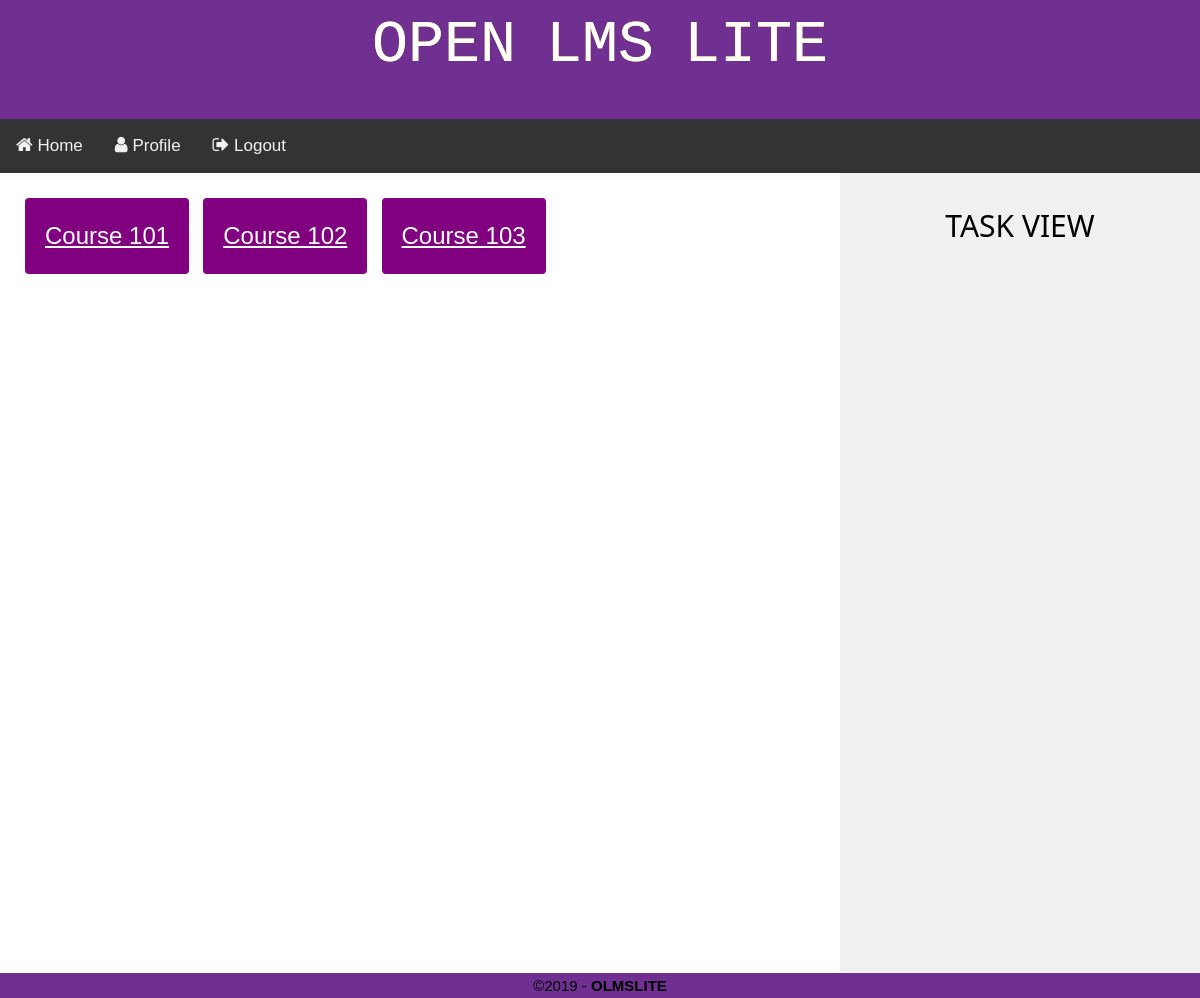
Screenshot of / (signed in) with the database file from the repository.
### courses/models.py (models this page shows, shortened)
class Course(models.Model):
	course_name 	= models.CharField(max_length=255, unique=True)
	description		= models.TextField(blank=True)
	quizes			= models.ManyToManyField(Quiz)
	surveys 		= models.ManyToManyField(Survey)
	homeworks		= models.ManyToManyField(Homework)

### LMSLite/views.py (the view)
# urls.py: url(r'^$', views.index, name='index'),
def index(request):
    return render(request, 'index.html')

### accounts/models.py (called while the page is built)
    @property
    def is_active(self):
        return self.active

### templates/index.html (shortened to what this page needs)
{% extends 'base.html' %}
{% load static %}
{% block content %}
    {% block extra_css %}
    <link rel="stylesheet" type = "text/css" href="{% static '/css/logo.css' %}">
    {% endblock %}
    <div class="row">
        {% if user.is_authenticated %}
            <div class="classList main w3-animate-opacity">
                {% for course in  user.courses.all %}
                    <a href="{% url 'course_page' id=course.id %}"><span>{{ course.course_name }}</span></a>
                {% endfor %}
            </div>
        {% endif %}
        <div class="side w3-center w3- w3-animate-right">
            {% if user.is_authenticated %}
                <h2>TASK VIEW</h2>
      {% endif %}
  </div>
</div>
{% endblock content %}

### static/css/main.css (style rules this page uses)
* { box-sizing: border-box; margin: 0; padding: 0; outline: 0; font-size: 100%; vertical-align: baseline; background: transparent; }
body { margin: 0; font-family: Arial, Helvetica, sans-serif; }
.row { display: flex; flex-wrap: wrap; height: 100%; min-height: 100vh; margin: 0px; }
.side { flex: 30%; background-color: #f1f1f1; padding: 20px; min-height: 100%; }
.main { flex: 70%; background-color: white; padding: 20px; min-height: 100%; }
.classList a { border-radius: 4px; background-color: #800080; border: none; color: #FFFFFF; text-align: center; font-size: 24px; padding: 20px; width: fit-content; transition: all 0.5s; cursor: pointer; margin: 5px; display: inline-flex; }
.classList a span { cursor: pointer; display: inline-block; position: relative; transition: 0.5s; }
.classList a span:after { content: '\00bb'; position: absolute; opacity: 0; top: 0; right: -20px; transition: 0.5s; }

### static/css/w3.css (style rules this page uses)
html { box-sizing:border-box }
*,*:before,*:after { box-sizing:inherit }
html { -ms-text-size-adjust:100%;-webkit-text-size-adjust:100% }
body { margin:0 }
a { background-color:transparent;-webkit-text-decoration-skip:objects }
html,body { font-family:Verdana,sans-serif;font-size:15px;line-height:1.5 }
html { overflow-x:hidden }
h2 { font-size:30px }
h1,h2,h3,h4,h5,h6 { font-family:"Segoe UI",Arial,sans-serif;font-weight:400;margin:10px 0 }
a { color:inherit }
.w3-animate-opacity { animation:opac 0.8s }
.w3-animate-right { position:relative;animation:animateright 0.4s }
.w3-center { text-align:center!important }

### rows the page displays
Course: course_name "Course 101"
Course: course_name "Course 102"
Course: course_name "Course 103"
